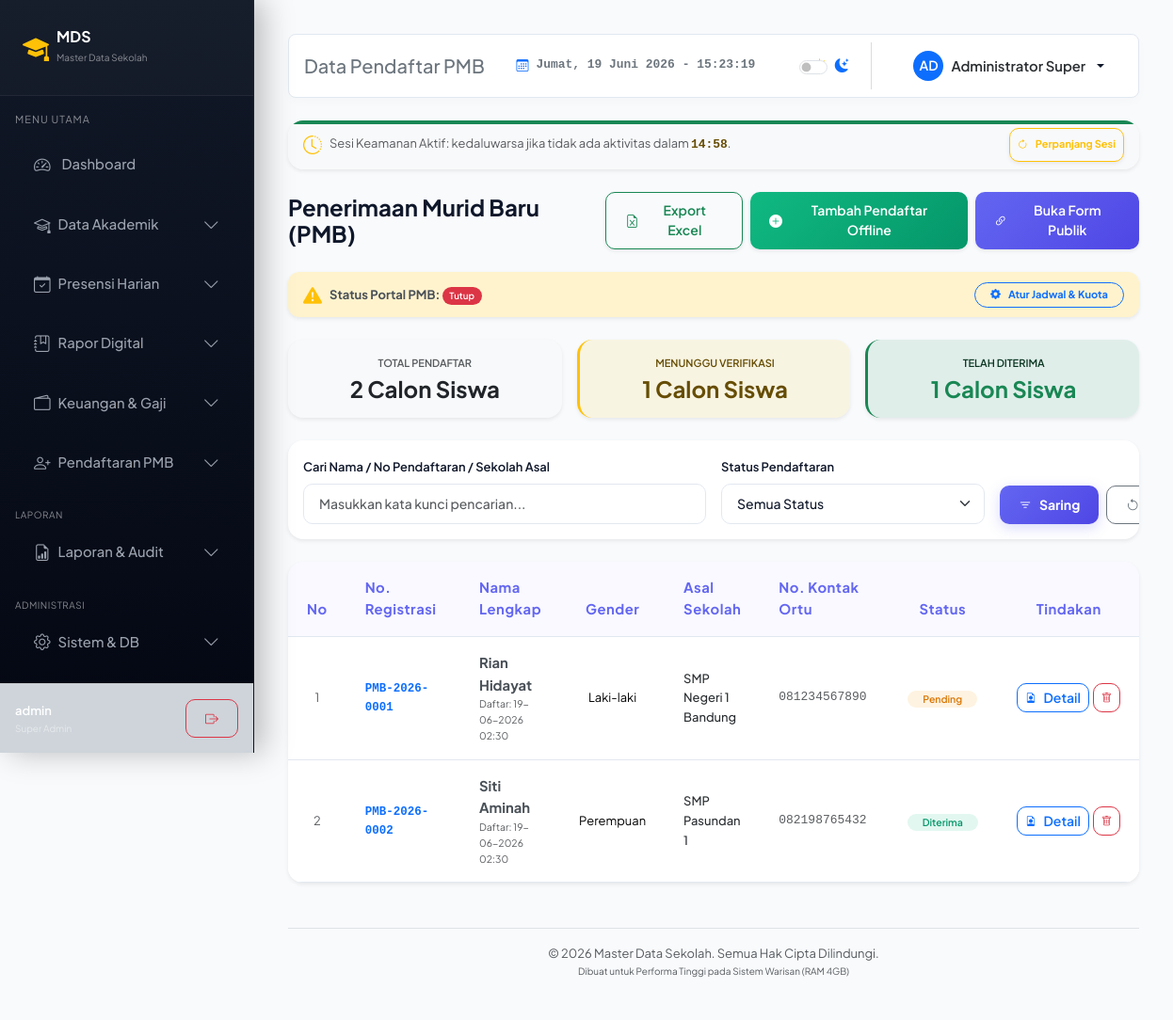
Screenshot of /pmb/index.php (signed in) with the database file from the repository.
### tables this page shows
CREATE TABLE IF NOT EXISTS `pengaturan` (
  `id` INT PRIMARY KEY DEFAULT 1,
  `nama_sekolah` VARCHAR(100) NOT NULL,
  `alamat_sekolah` TEXT NOT NULL,
  `no_telp` VARCHAR(20) NOT NULL,
  `email_sekolah` VARCHAR(100) NOT NULL,
  `website` VARCHAR(100) DEFAULT NULL,
  `logo` VARCHAR(255) DEFAULT NULL,
  `nama_kepsek` VARCHAR(100) NOT NULL,
  `nip_kepsek` VARCHAR(50) NOT NULL,
  `nama_bendahara` VARCHAR(100) NOT NULL,
  `nip_bendahara` VARCHAR(50) NOT NULL,
  `nama_bank` VARCHAR(100) DEFAULT NULL,
  `nama_rekening` VARCHAR(100) DEFAULT NULL,
  `nomor_rekening` VARCHAR(50) DEFAULT NULL,
  `pmb_status` ENUM('Buka', 'Tutup') DEFAULT 'Tutup',
  `pmb_mulai` DATE DEFAULT NULL,
  `pmb_selesai` DATE DEFAULT NULL,
  `pmb_kuota` INT DEFAULT 100,
  CONSTRAINT `chk_single_row` CHECK (`id` = 1)
);

CREATE TABLE IF NOT EXISTS `pmb_pendaftar` (
  `id` INT AUTO_INCREMENT PRIMARY KEY,
  `no_pendaftaran` VARCHAR(25) UNIQUE NOT NULL,
  `nama` VARCHAR(100) NOT NULL,
  `jenis_kelamin` ENUM('L', 'P') NOT NULL,
  `tempat_lahir` VARCHAR(50) NOT NULL,
  `tanggal_lahir` DATE NOT NULL,
  `asal_sekolah` VARCHAR(100) NOT NULL,
  `nama_ortu` VARCHAR(100) NOT NULL,
  `no_hp` VARCHAR(20) NOT NULL,
  `alamat` TEXT NOT NULL,
  `status` ENUM('Pending', 'Diterima', 'Ditolak') NOT NULL DEFAULT 'Pending',
  `dokumen_bukti` VARCHAR(255) DEFAULT NULL,
  `token` VARCHAR(64) UNIQUE NOT NULL,
  `siswa_id` INT DEFAULT NULL,
  `pmb_akun_id` INT DEFAULT NULL,
  `catatan_panitia` TEXT DEFAULT NULL,
  `created_at` TIMESTAMP DEFAULT CURRENT_TIMESTAMP,
  FOREIGN KEY (`siswa_id`) REFERENCES `siswa`(`id`) ON DELETE SET NULL,
  FOREIGN KEY (`pmb_akun_id`) REFERENCES `pmb_akun`(`id`) ON DELETE CASCADE
);

### config/db.php (called while the page is built, shortened)
<?php
$app_key = $_ENV['APP_KEY'] ?? 'default_secret_key_123456789012';
function encryptId($id) {
    global $app_key;
    $iv = substr(hash('sha256', $app_key), 0, 16);
    $encrypted = openssl_encrypt((string)$id, 'AES-128-CBC', $app_key, OPENSSL_RAW_DATA, $iv);
    return bin2hex($encrypted);
}
?>

### pmb/index.php (the view, shortened to what this page needs)
<?php
$path_prefix = '../';
require_once $path_prefix . 'config/db.php';
$search = isset($_GET['search']) ? trim($_GET['search']) : '';
$status = isset($_GET['status']) ? trim($_GET['status']) : '';
$where_sql = '';
$limit = 10;
$page = isset($_GET['page']) ? (int)$_GET['page'] : 1;
$offset = ($page - 1) * $limit;
$applicants = [];
try {
    $query_sql = "SELECT * FROM pmb_pendaftar $where_sql ORDER BY created_at DESC LIMIT :limit OFFSET :offset";
    $stmt_query = $pdo->prepare($query_sql);
    $stmt_query->bindValue(':limit', $limit, PDO::PARAM_INT);
    $stmt_query->bindValue(':offset', $offset, PDO::PARAM_INT);
    $stmt_query->execute();
    $applicants = $stmt_query->fetchAll();
    $stmt_pending = $pdo->query("SELECT COUNT(*) FROM pmb_pendaftar WHERE status = 'Pending'");
    $cnt_pending = $stmt_pending->fetchColumn();
    $stmt_diterima = $pdo->query("SELECT COUNT(*) FROM pmb_pendaftar WHERE status = 'Diterima'");
    $cnt_diterima = $stmt_diterima->fetchColumn();
    $stmt_total = $pdo->query("SELECT COUNT(*) FROM pmb_pendaftar");
    $cnt_total = $stmt_total->fetchColumn();
    $settings = $pdo->query("SELECT * FROM pengaturan WHERE id = 1")->fetch();
} catch (PDOException $e) {
    $error = 'Gagal memuat data pendaftar: ' . $e->getMessage();
}
include $path_prefix . 'includes/header.php';
?>
<div class="d-flex align-items-center justify-content-between mb-4">
    <h4 class="fw-bold mb-0">Penerimaan Murid Baru (PMB)</h4>
    <div class="d-flex gap-2">
        <a href="export_excel.php?search=<?php echo urlencode($search); ?>&status=<?php echo urlencode($status); ?>" class="btn btn-outline-success shadow-sm btn-sm fw-semibold"><i class="bi bi-file-earmark-excel"></i> Export Excel</a>
        <?php if ($role === 'super_admin' || $role === 'operator'): ?>
            <a href="create.php" class="btn btn-success shadow-sm btn-sm fw-semibold"><i class="bi bi-plus-circle-fill"></i> Tambah Pendaftar Offline</a>
        <?php endif; ?>
        <a href="daftar.php" target="_blank" class="btn btn-primary shadow-sm btn-sm fw-semibold"><i class="bi bi-link-45deg"></i> Buka Form Publik</a>
    </div>
</div>
<?php if ($settings): ?>
    <?php
    $pmb_active = $settings['pmb_status'] === 'Buka';
    $today = date('Y-m-d');
    $is_early = (!empty($settings['pmb_mulai']) && $today < $settings['pmb_mulai']);
    $is_late = (!empty($settings['pmb_selesai']) && $today > $settings['pmb_selesai']);
    $is_quota_full = ($cnt_total >= ($settings['pmb_kuota'] ?? 100));
    $registration_blocked = !$pmb_active || $is_early || $is_late || $is_quota_full;
    ?>
    <div class="alert <?php echo $registration_blocked ? 'alert-warning' : 'alert-success'; ?> py-2 px-3 mb-4 shadow-sm border-0 d-flex flex-wrap align-items-center justify-content-between gap-2" style="border-radius: 12px; font-size: 13px;">
        <div class="d-flex align-items-center gap-2">
            <i class="bi <?php echo $registration_blocked ? 'bi-exclamation-triangle-fill text-warning' : 'bi-check-circle-fill text-success'; ?> fs-5"></i>
            <div>
                <strong class="text-dark-emphasis">Status Portal PMB:</strong>
                <?php if (!$pmb_active): ?>
                    <span class="badge bg-danger rounded-pill">Tutup</span>
                <?php elseif ($is_early): ?>
                    <span class="badge bg-warning text-dark rounded-pill">Menunggu Jadwal</span> (Mulai: <?php echo date('d-m-Y', strtotime($settings['pmb_mulai'])); ?>)
                <?php elseif ($is_late): ?>
                    <span class="badge bg-danger rounded-pill">Jadwal Berakhir</span> (Selesai: <?php echo date('d-m-Y', strtotime($settings['pmb_selesai'])); ?>)
                <?php elseif ($is_quota_full): ?>
                    <span class="badge bg-danger rounded-pill">Kuota Penuh</span> (Terisi: <?php echo $cnt_total; ?>/<?php echo $settings['pmb_kuota']; ?>)
                <?php endif; ?>
            </div>
        </div>
        <?php if ($role === 'super_admin' || $role === 'operator'): ?>
            <a href="pengaturan.php" class="btn btn-xs btn-outline-primary py-1 px-3 rounded-pill fw-bold" style="font-size: 11px;"><i class="bi bi-gear-fill"></i> Atur Jadwal & Kuota</a>
        <?php endif; ?>
    </div>
<?php endif; ?>
<div class="row g-3 mb-4">
    <div class="col-12 col-sm-4">
        <div class="card shadow-sm border-0 bg-light p-3 text-center">
            <span class="text-muted small fw-semibold text-uppercase d-block mb-1" style="font-size: 11px;">Total Pendaftar</span>
            <h4 class="fw-bold m-0"><?php echo $cnt_total; ?> Calon Siswa</h4>
        </div>
    </div>
    <div class="col-12 col-sm-4">
        <div class="card shadow-sm border-0 bg-warning bg-opacity-10 p-3 text-center border-start border-warning border-3">
            <span class="text-warning-emphasis small fw-semibold text-uppercase d-block mb-1" style="font-size: 11px;">Menunggu Verifikasi</span>
            <h4 class="fw-bold m-0 text-warning-emphasis"><?php echo $cnt_pending; ?> Calon Siswa</h4>
        </div>
    </div>
    <div class="col-12 col-sm-4">
        <div class="card shadow-sm border-0 bg-success bg-opacity-10 p-3 text-center border-start border-success border-3">
            <span class="text-success-emphasis small fw-semibold text-uppercase d-block mb-1" style="font-size: 11px;">Telah Diterima</span>
            <h4 class="fw-bold m-0 text-success"><?php echo $cnt_diterima; ?> Calon Siswa</h4>
        </div>
    </div>
</div>
<div class="card shadow-sm border-0 mb-4">
    <div class="card-body p-3">
        <form method="GET" action="" class="row g-3 align-items-end">
            <div class="col-12 col-md-6">
                <label for="search" class="form-label small fw-semibold">Cari Nama / No Pendaftaran / Sekolah Asal</label>
                <input type="text" class="form-control form-control-sm" id="search" name="search" value="<?php echo htmlspecialchars($search); ?>" placeholder="Masukkan kata kunci pencarian...">
            </div>
            <div class="col-12 col-md-4">
                <label for="status" class="form-label small fw-semibold">Status Pendaftaran</label>
                <select class="form-select form-select-sm" id="status" name="status">
                    <option value="">Semua Status</option>
                </select>
            </div>
            <div class="col-12 col-md-2 d-flex gap-2">
                <button type="submit" class="btn btn-sm btn-primary w-100 fw-bold"><i class="bi bi-filter"></i> Saring</button>
                <a href="index.php" class="btn btn-sm btn-outline-secondary w-100" title="Reset Filters"><i class="bi bi-arrow-counterclockwise"></i></a>
            </div>
        </form>
    </div>
</div>
<div class="card shadow-sm border-0">
    <div class="card-body p-0">
        <?php if (empty($applicants)): ?>
            <div class="p-5 text-center text-muted">
                <i class="bi bi-people fs-1 d-block mb-3"></i>
                <h6>Tidak ada calon pendaftar yang ditemukan.</h6>
            </div>
        <?php else: ?>
            <div class="table-responsive">
                <table class="table table-hover align-middle mb-0">
                    <thead class="table-light">
                        <tr>
                            <th style="width: 60px;" class="text-center">No</th>
                            <th style="width: 140px;">No. Registrasi</th>
                            <th>Nama Lengkap</th>
                            <th style="width: 100px;" class="text-center">Gender</th>
                            <th>Asal Sekolah</th>
                            <th style="width: 140px;">No. Kontak Ortu</th>
                            <th style="width: 130px;" class="text-center">Status</th>
                            <th style="width: 130px;" class="text-center">Tindakan</th>
                        </tr>
                    </thead>
                    <tbody>
                        <?php foreach ($applicants as $index => $a): ?>
                            <tr>
                                <td class="text-center text-muted small"><?php echo $offset + $index + 1; ?></td>
                                <td class="fw-bold font-monospace text-primary" style="font-size: 12.5px;">
                                    <?php echo htmlspecialchars($a['no_pendaftaran']); ?>
                                </td>
                                <td>
                                    <div class="fw-bold text-dark-emphasis"><?php echo htmlspecialchars($a['nama']); ?></div>
                                    <div class="text-muted small" style="font-size: 10.5px;">Daftar: <?php echo date('d-m-Y H:i', strtotime($a['created_at'])); ?></div>
                                </td>
                                <td class="text-center small">
                                    <?php echo $a['jenis_kelamin'] === 'L' ? 'Laki-laki' : 'Perempuan'; ?>
                                </td>
                                <td class="small fw-medium text-secondary-emphasis"><?php echo htmlspecialchars($a['asal_sekolah']); ?></td>
                                <td class="font-monospace text-muted small"><?php echo htmlspecialchars($a['no_hp']); ?></td>
                                <td class="text-center">
                                    <?php if ($a['status'] === 'Diterima'): ?>
                                        <span class="badge bg-success-subtle text-success py-1 px-3" style="font-size: 10.5px; border-radius: 20px;">
                                            Diterima
                                        </span>
                                    <?php elseif ($a['status'] === 'Ditolak'): ?>
                                        <span class="badge bg-danger-subtle text-danger py-1 px-3" style="font-size: 10.5px; border-radius: 20px;">
                                            Ditolak
                                        </span>
                                    <?php else: ?>
                                        <span class="badge bg-warning-subtle text-warning-emphasis py-1 px-3" style="font-size: 10.5px; border-radius: 20px;">
                                            Pending
                                        </span>
                                    <?php endif; ?>
                                </td>
                                <td class="text-center">
                                    <div class="d-flex justify-content-center gap-1">
                                        <a href="detail.php?id=<?php echo encryptId($a['id']); ?>" class="btn btn-sm btn-outline-primary py-1 px-2" title="Lihat Profil Detail">
                                            <i class="bi bi-file-earmark-person" style="font-size: 11px;"></i> Detail
                                        </a>
                                        <?php if ($role === 'super_admin' || $role === 'operator'): ?>
                                            <a href="delete.php?id=<?php echo encryptId($a['id']); ?>&csrf_token=<?php echo $_SESSION['csrf_token'] ?? ''; ?>" class="btn btn-sm btn-outline-danger py-1 px-2" onclick="return confirmDelete('Apakah Anda yakin ingin menghapus data calon pendaftar ini?')" title="Hapus Berkas PMB">
                                                <i class="bi bi-trash" style="font-size: 11px;"></i>
                                            </a>
                                        <?php endif; ?>
                                    </div>
                                </td>
                            </tr>
                        <?php endforeach; ?>
                    </tbody>
                </table>
            </div>
        <?php endif; ?>
    </div>
</div>
<?php include $path_prefix . 'includes/footer.php'; ?>

### assets/css/style.css (style rules this page uses)
:root { --transition-speed: 0.35s; --sidebar-width: 270px; --bg-primary: #f8fafc; --bg-card: #ffffff; --text-primary: #0f172a; --text-muted: #64748b; --border-color: #e2e8f0; --primary-color: #6366f1; --primary-gradient: linear-gradient(135deg, #6366f1 0%, #4f46e5 100%); --primary-hover-gradient: linear-gradient(135deg, #4f46e5 0%, #4338ca 100%); --success-color: #10b981; --success-gradient: linear-gradient(135deg, #10b981 0%, #059669 100%); --info-color: #0ea5e9; --info-gradient: linear-gradient(135deg, #0ea5e9 0%, #0284c7 100%); --warning-color: #f59e0b; --warning-gradient: linear-gradient(135deg, #f59e0b 0%, #d97706 100%); --danger-color: #f43f5e; --danger-gradient: linear-gradient(135deg, #f43f5e 0%, #e11d48 100%); --input-bg: #ffffff; --input-focus-border: #a5b4fc; }
body { font-family: 'Plus Jakarta Sans', 'Outfit', sans-serif; background-color: var(--bg-primary); color: var(--text-primary); transition: background-color var(--transition-speed) ease, color var(--transition-speed) ease; min-height: 100vh; font-size: 0.925rem; line-height: 1.6; }
.card, .stat-card, form, table { animation: slideUp 0.45s cubic-bezier(0.16, 1, 0.3, 1) forwards; }
.card { background-color: var(--bg-card); border: 1px solid var(--border-color); border-radius: 16px; box-shadow: 0 4px 6px -1px rgba(0, 0, 0, 0.03), 0 2px 4px -1px rgba(0, 0, 0, 0.02); transition: all var(--transition-speed) cubic-bezier(0.4, 0, 0.2, 1); overflow: hidden; }
.btn { border-radius: 10px; padding: 0.55rem 1.25rem; font-weight: 600; transition: all 0.2s ease; display: inline-flex; align-items: center; justify-content: center; gap: 8px; }
.btn-primary { background: var(--primary-gradient); border: none; box-shadow: 0 4px 14px rgba(99, 102, 241, 0.25); }
.btn-success { background: var(--success-gradient); border: none; box-shadow: 0 4px 14px rgba(16, 185, 129, 0.2); }
.table { color: var(--text-primary); }
.table-light { --bs-table-bg: rgba(99, 102, 241, 0.04); --bs-table-color: var(--primary-color); font-weight: 600; letter-spacing: 0.5px; }
td, th { padding: 1rem 1.25rem !important; border-bottom: 1px solid var(--border-color) !important; }
.form-control, .form-select { background-color: var(--input-bg); border: 1px solid var(--border-color); color: var(--text-primary); border-radius: 10px; padding: 0.625rem 1rem; font-weight: 500; transition: all 0.25s ease; }
.form-label { margin-bottom: 0.45rem; font-weight: 600; color: var(--text-primary); }
.badge { padding: 0.45em 0.8em; font-weight: 600; border-radius: 6px; }
.bg-success-subtle { background-color: rgba(16, 185, 129, 0.12) !important; color: #059669 !important; }
.bg-warning-subtle { background-color: rgba(245, 158, 11, 0.12) !important; color: #d97706 !important; }

### rows the page displays
pmb_pendaftar: index "1", no_pendaftaran "PMB-2026-0001", nama "Rian Hidayat", created_at "19-06-2026 02:30", jenis_kelamin "Laki-laki", asal_sekolah "SMP Negeri 1 Bandung", no_hp "081234567890", status "Pending"
pmb_pendaftar: index "2", no_pendaftaran "PMB-2026-0002", nama "Siti Aminah", created_at "19-06-2026 02:30", jenis_kelamin "Perempuan", asal_sekolah "SMP Pasundan 1", no_hp "082198765432", status "Diterima"

### other values shown
$_SESSION['username'] "admin"
$role_labels[$role] "Super Admin"
$page_title "Data Pendaftar PMB"
substr($name, 0, 2) "AD"
$name "Administrator Super"
$cnt_total "2"
$cnt_pending "1"
$cnt_diterima "1"
